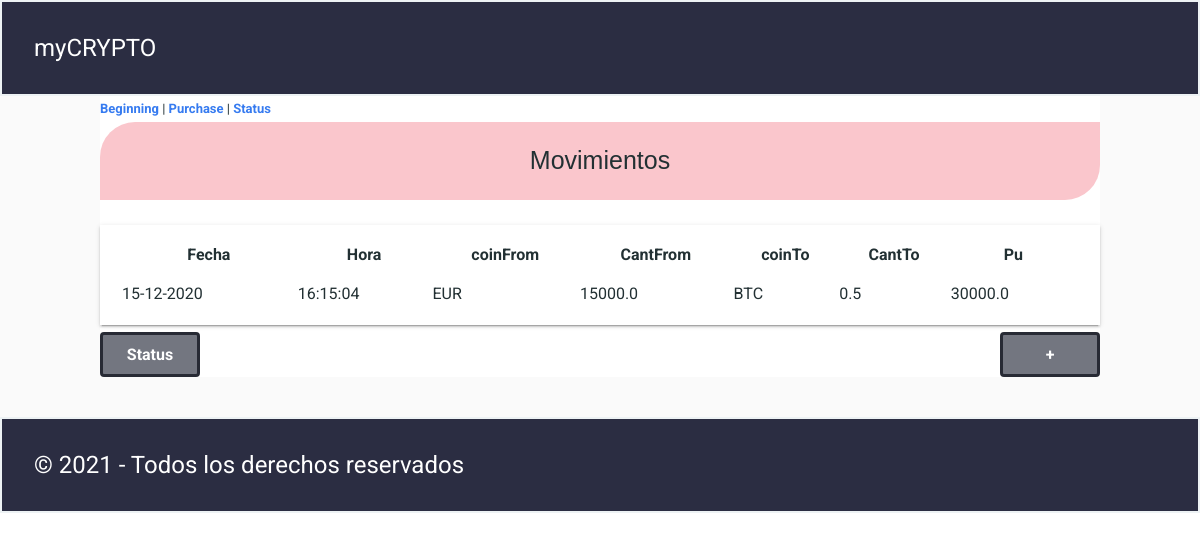
The app's page /, older data.
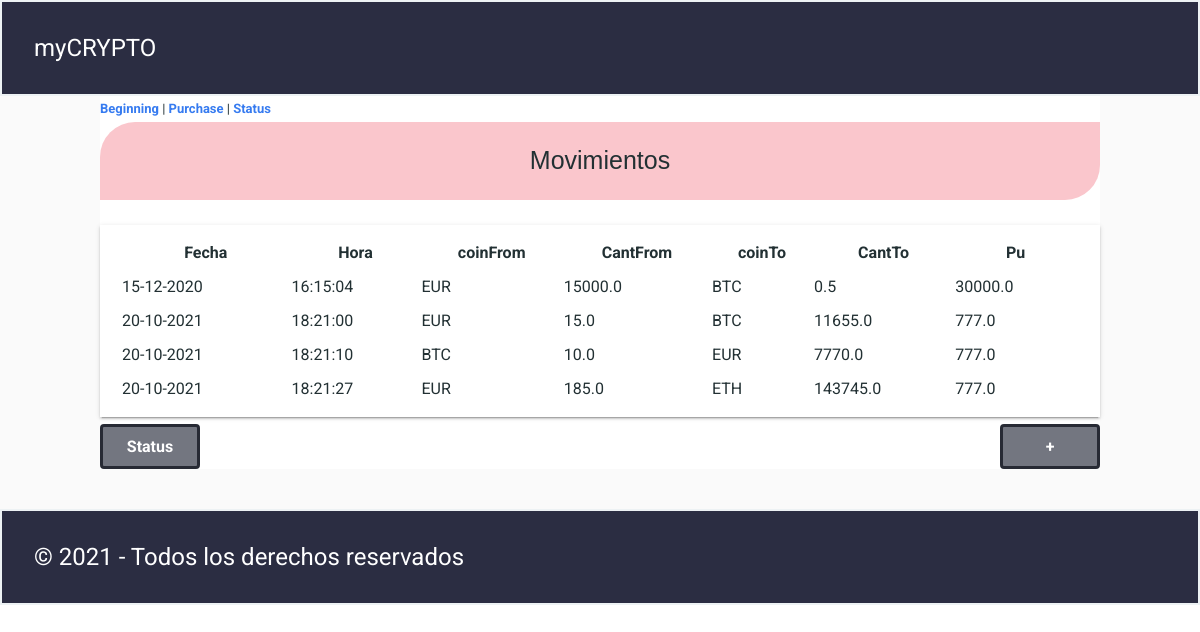
The same page, newer data.
### tables this page shows
CREATE TABLE "compras" (
	"id"	INTEGER,
	"fecha"	TEXT NOT NULL,
	"hora"	TEXT NOT NULL,
	"coinFrom"	TEXT,
	"cantFrom"	REAL,
	"coinTo"	TEXT,
	"cantTo"	REAL,
	"pu"	REAL,
	PRIMARY KEY("id" AUTOINCREMENT)
);

### balance/views.py (the view)
@app.route("/")
def index():
    consulta = "SELECT * FROM compras ORDER BY fecha"
    compras = based.consultaSQL(consulta)
    return render_template('pag_ini.html', items=compras)

### balance/models.py (called while the page is built)
    def consultaSQL(self, consulta):
        conn = sqlite3.connect(self.RUTA_DDBB)
        cur = conn.cursor()
        cur.execute(consulta)
        keys = []
        for item in cur.description:
            keys.append(item[0])
        compras = []
        for registro in cur.fetchall():
            ix_clave = 0
            dic = {}
            for columna in keys:
                dic[columna] = registro[ix_clave]
                ix_clave += 1
            compras.append(dic)
        conn.close()
        return compras

### balance/templates/pag_ini.html (shortened to what this page needs)
{% extends 'base.html' %}
{% block contenido %}
            <h1 class="box">Movimientos</h1>
            {% if items | length == 0 %}
                <p class="primerMov">Introduce tu primer movimiento</p>
            {% else %}
                <table class="paper">
                    <tr>
                        <th >Fecha</th>
                        <th >Hora</th>
                        <th >coinFrom</th>
                        <th >CantFrom</th>
                        <th >coinTo</th>
                        <th >CantTo</th>
                        <th >Pu</th>
                    </tr>
                    {% for item in items %}
                    <tr >
                        <td>{{ item.fecha }}</td>
                        <td>{{ item.hora }}</td>
                        <td>{{ item.coinFrom }}</td>
                        <td>{{ item.cantFrom }} </td>
                        <td>{{ item.coinTo }}</td>
                        <td>{{ item.cantTo }} </td>
                        <td>{{ item.pu }} </td>
                    </tr>
                    {% endfor %}
                </table>
            <a href="/status"><button method="POST">Status</button></a>
            <a href="/purchase"><button class="buttonn" method="POST">+</button></a>
            {% endif %}
{% endblock %}

### balance/templates/base.html (shortened to what this page needs)
<!DOCTYPE html>
<html lang="es">
    <head>
        <link rel="stylesheet" href="static/css/flat-remix.css">
        <link rel="stylesheet" href="static/css/styles.css">
    </head>
    <body>
        <header>
            <p>myCRYPTO</p>
        </header>
        <section class="contenedor">
            <nav>
                <p><a href="/">Beginning</a> |
                    <a href="/purchase">Purchase</a> |
                    <a href="/status">Status</a>
                </p>
            </nav>
            {% block contenido %}{% endblock %}
        </section>
        <footer>
            <p> &copy; 2021 - Todos los derechos reservados</p>
        </footer>
    </body>
</html>

### balance/static/css/flat-remix.css (style rules this page uses)
* { box-sizing: border-box; outline: none; -webkit-appearance: none; -webkit-tap-highlight-color: transparent !important; -webkit-tap-highlight-color: rgba(0, 0, 0, 0) !important; -webkit-touch-callout: none; font-family: "Roboto", sans-serif; letter-spacing: 0; }
body { background-color: #FAFAFA; color: #5c616c; margin: 0; font-size: 13px; cursor: default; user-select: none; -webkit-user-select: none; -khtml-user-select: none; -moz-user-select: none; -ms-user-select: none; }
a:link, a:visited, a:active, a { color: #367bf0; font-weight: bold; text-decoration: none; cursor: pointer; }
h1, h2, h3, h4, h5, h6 { line-height: 1.5em; }
h1 { font-size: 4em; font-weight: lighter; margin: .7em 0; }
section, article, .section, .article, .paper { line-height: 2em; word-wrap: break-word; word-break: normal; line-height: 2em; }
button, input[type=submit], input[type=reset], .blue-button, input.blue-button, .red-button, input.red-button, .green-button, input.green-button { border-radius: 4px; font-weight: bold; color: #FFF; margin-top: 7px; text-align: center; cursor: pointer; font-size: 16px; height: 45px; width: 120px; border: 3px solid #272a34; background: #737680; line-height: 40px; display: block; transition: border .2s .2s, text-shadow .2s .2s, background .2s .2s, transform .2s, color .2s .2s, box-shadow .2s; text-transform: capitalize; }
.paper { font-size: 16px; box-shadow: 0 2px 2px 0 rgba(0, 0, 0, .14), 0 3px 1px -2px rgba(0, 0, 0, .2), 0 1px 5px 0 rgba(0, 0, 0, .12); padding: 10px 20px; background-color: #FFF; margin-top: 20px; min-height: 100px; color: #000; }

### balance/static/css/styles.css (style rules this page uses)
:root { --color-primario: #2B2D42; --color-secundario: #8D99AE; --negro: #223033; --blanco: #ffffff; --separacion-defecto: 10px; }
* { background-color: var(--blanco); color: var(--negro); margin: 0; padding: 0; }
footer { margin-top: calc( 4* var(--separacion-defecto)); }
header *, footer * { background-color: var(--color-primario); color: var(--blanco); font-size: 1.5rem; padding: 2rem; border: 2px solid #EDF2F4; }
.contenedor { max-width: 1000px; margin: 0 auto; }
.box { font-family: Impact, Haettenschweiler, 'Arial Narrow Bold', sans-serif; color: var( --negro); font-size: 25px; font-weight: 400; text-align: center; background: #FAC6CC; margin: 0 0 25px; overflow: hidden; padding: 20px; border-radius: 35px 0px 35px 0px; -moz-border-radius: 35px 0px 35px 0px; -webkit-border-radius: 35px 0px 35px 0px; }
button { display: inline-block; height: 45px; padding: 0; vertical-align: top; width: 100px; }
.buttonn { display: inline-block; height: 45px; padding: 0; margin-right: 0; float: right; width: 100px; }
table.paper { width: 100%; }

Row changes from the older to the newer data that the page shows:
added compras: fecha "20-10-2021", hora "18:21:00", coinFrom "EUR", cantFrom "15.0", coinTo "BTC", cantTo "11655.0", pu "777.0"
added compras: fecha "20-10-2021", hora "18:21:10", coinFrom "BTC", cantFrom "10.0", coinTo "EUR", cantTo "7770.0", pu "777.0"
added compras: fecha "20-10-2021", hora "18:21:27", coinFrom "EUR", cantFrom "185.0", coinTo "ETH", cantTo "143745.0", pu "777.0"
